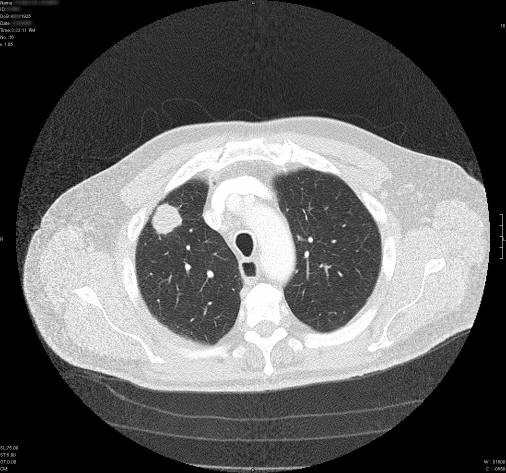
%> input picture matlabCourse/projekt3/LungCancer.jpg, 1012 x 946 px (shown at 1/2 size)
$ octave projekt3.m   (GNU Octave 9; MATLAB toolbox functions it lacks are replaced by stand-ins)
%> lines starting %> are read from the running program, lines starting %| are printed output that depends on the picture; in (x1, y1, x2, y2) boxes, pixels count from 0 and x2, y2 are one past the last pixel; in counts of white or black regions, pixels touching at a corner belong together; the program's own positions count from 1
input = imread('LungCancer.jpg');
%> input is the input picture: size 946x1012x3 uint8; min 0, max 255, mean 96.4

grayImage=rgb2gray(input);

figure,imshow(grayImage),title('Obraz w skali szarosci');

binGrayImage = (grayImage > 100)&(grayImage < 240);
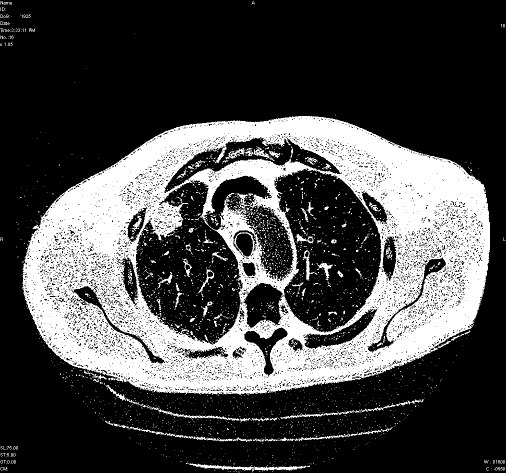
%> binGrayImage: size 946x1012 logical (shown at 1/2 size); 28.1% white; 2452 white regions (2342 under 20 px), largest, box (x1, y1, x2, y2) and area: (44, 232, 980, 790) 250052, (377, 926, 620, 943) 1246, (293, 810, 479, 841) 675
figure, imshow(binGrayImage), title('obraz binarny')

se = strel('line',7,7);
erodeGrayImage = imerode(grayImage,se);
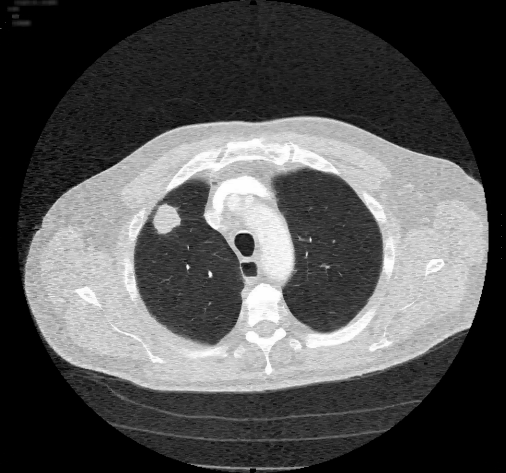
%> erodeGrayImage: size 946x1012 uint8 (shown at 1/2 size); min 0, max 255, mean 82.4

figure, imshow(erodeGrayImage), title('obraz po erozji')

dilGrayImage = imdilate(grayImage,se);
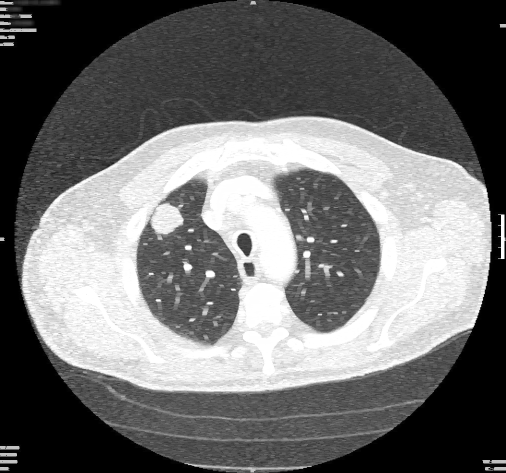
%> dilGrayImage: size 946x1012 uint8 (shown at 1/2 size); min 0, max 255, mean 110.7
figure, imshow(dilGrayImage), title('obraz po dylatacji')


skeletonBinGrayImage = bwmorph(binGrayImage,'skel',7);
%> skeletonBinGrayImage: size 946x1012 logical; 12.7% white; 1954 white regions (1864 under 20 px), largest, box (x1, y1, x2, y2) and area: (43, 232, 980, 792) 109290, (227, 846, 504, 884) 554, (506, 854, 785, 883) 537
figure, imshow(skeletonBinGrayImage),title('obraz po szkieletyzacji')

dilatenBinGrayImage = bwmorph(binGrayImage, 'dilate');
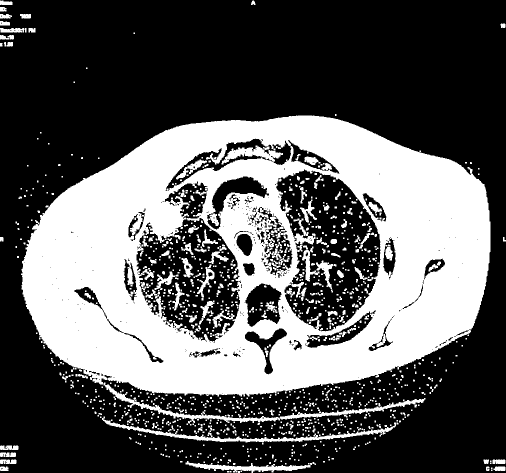
%> dilatenBinGrayImage: size 946x1012 logical (shown at 1/2 size); 35.9% white; 1208 white regions (894 under 20 px), largest, box (x1, y1, x2, y2) and area: (42, 231, 981, 793) 300872, (207, 765, 851, 847) 4913, (204, 833, 792, 885) 3971
figure, imshow(dilatenBinGrayImage),title('Binarny obraz po dylatacji')

erodeBinGrayImage = bwmorph(binGrayImage, 'erode');
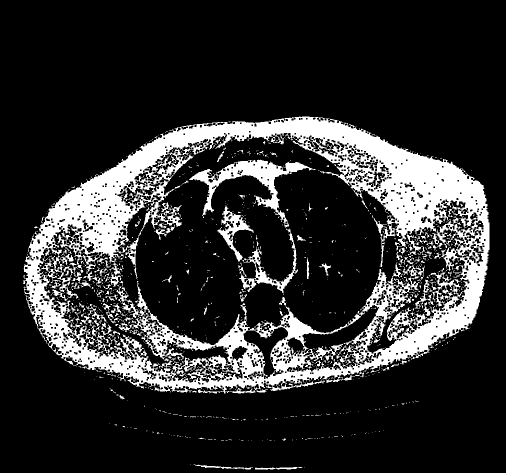
%> erodeBinGrayImage: size 946x1012 logical (shown at 1/2 size); 18% white; 969 white regions (856 under 20 px), largest, box (x1, y1, x2, y2) and area: (46, 233, 979, 788) 150216, (378, 319, 631, 456) 7394, (478, 457, 596, 586) 2463
figure, imshow(erodeBinGrayImage),title('Binarny obraz po erozji')

skeletonBinGrayImage = bwmorph(binGrayImage, 'skel');
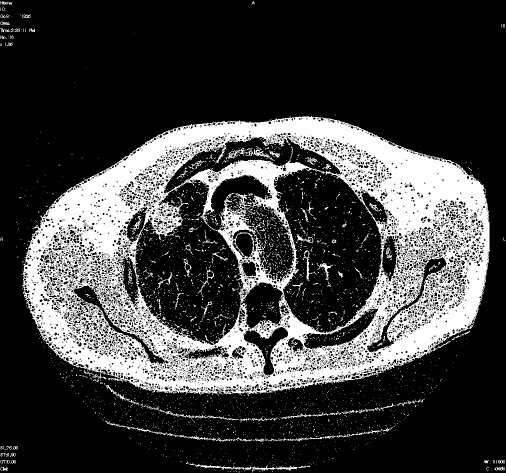
%> skeletonBinGrayImage: size 946x1012 logical (shown at 1/2 size); 24.2% white; 1923 white regions (1824 under 20 px), largest, box (x1, y1, x2, y2) and area: (43, 232, 980, 792) 217177, (372, 923, 620, 945) 828, (210, 841, 504, 884) 716
figure, imshow(skeletonBinGrayImage),title('Binarny obraz po szkieletyzacji')

openBinGrayImage = bwmorph(binGrayImage, 'open');
%> openBinGrayImage: size 946x1012 logical; 25.7% white; 293 white regions (172 under 20 px), largest, box (x1, y1, x2, y2) and area: (45, 232, 980, 789) 220085, (377, 318, 632, 604) 16884, (386, 928, 507, 940) 606
figure, imshow(openBinGrayImage),title('Binarny obraz po otwarciu')

closeBinGrayImage = bwmorph(binGrayImage, 'close');
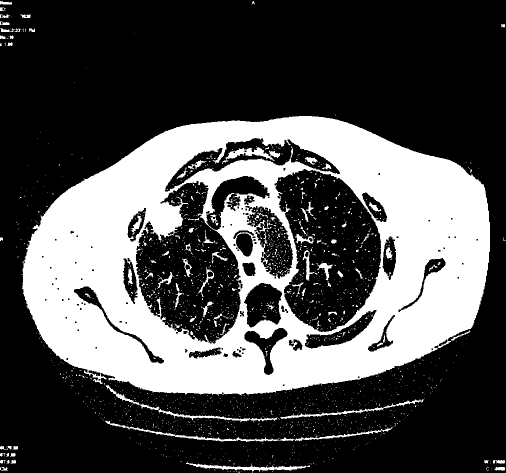
%> closeBinGrayImage: size 946x1012 logical (shown at 1/2 size); 31.1% white; 1854 white regions (1740 under 20 px), largest, box (x1, y1, x2, y2) and area: (43, 232, 980, 792) 276286, (210, 841, 785, 884) 2187, (211, 770, 555, 845) 1576
figure, imshow(closeBinGrayImage),title('Binarny obraz po zamkni阠iu')


medianeGrayImage=medfilt2(grayImage,[5 5]);
medAndAdjust = imadjust(medianeGrayImage,stretchlim(grayImage),[]);
figure, imshow(medAndAdjust),title('Obraz po filtrze medianowym[5 5] i dostosowaniu warto渃i intensywno渃i obrazu');
